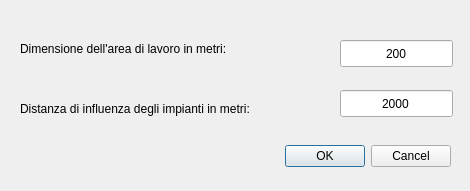
<?xml version="1.0" encoding="UTF-8"?>
<ui version="4.0">
 <class>areadilavoro</class>
 <widget class="QDialog" name="areadilavoro">
  <property name="geometry">
   <rect>
    <x>0</x>
    <y>0</y>
    <width>470</width>
    <height>191</height>
   </rect>
  </property>
  <property name="windowTitle">
   <string>Definizione dell'area di lavoro</string>
  </property>
  <widget class="QDialogButtonBox" name="buttonBox">
   <property name="geometry">
    <rect>
     <x>110</x>
     <y>140</y>
     <width>341</width>
     <height>32</height>
    </rect>
   </property>
   <property name="orientation">
    <enum>Qt::Horizontal</enum>
   </property>
   <property name="standardButtons">
    <set>QDialogButtonBox::Cancel|QDialogButtonBox::Ok</set>
   </property>
  </widget>
  <widget class="QLabel" name="label">
   <property name="geometry">
    <rect>
     <x>20</x>
     <y>40</y>
     <width>261</width>
     <height>17</height>
    </rect>
   </property>
   <property name="text">
    <string>Dimensione dell'area di lavoro in metri:</string>
   </property>
  </widget>
  <widget class="QLineEdit" name="editDim">
   <property name="geometry">
    <rect>
     <x>340</x>
     <y>40</y>
     <width>113</width>
     <height>27</height>
    </rect>
   </property>
   <property name="text">
    <string>200</string>
   </property>
   <property name="alignment">
    <set>Qt::AlignCenter</set>
   </property>
  </widget>
  <widget class="QLabel" name="label_2">
   <property name="geometry">
    <rect>
     <x>20</x>
     <y>100</y>
     <width>301</width>
     <height>17</height>
    </rect>
   </property>
   <property name="text">
    <string>Distanza di influenza degli impianti in metri:</string>
   </property>
  </widget>
  <widget class="QLineEdit" name="editInfluenza">
   <property name="geometry">
    <rect>
     <x>340</x>
     <y>90</y>
     <width>113</width>
     <height>27</height>
    </rect>
   </property>
   <property name="text">
    <string>2000</string>
   </property>
   <property name="alignment">
    <set>Qt::AlignCenter</set>
   </property>
  </widget>
 </widget>
 <resources/>
 <connections>
  <connection>
   <sender>buttonBox</sender>
   <signal>accepted()</signal>
   <receiver>areadilavoro</receiver>
   <slot>accept()</slot>
   <hints>
    <hint type="sourcelabel">
     <x>248</x>
     <y>254</y>
    </hint>
    <hint type="destinationlabel">
     <x>157</x>
     <y>274</y>
    </hint>
   </hints>
  </connection>
  <connection>
   <sender>buttonBox</sender>
   <signal>rejected()</signal>
   <receiver>areadilavoro</receiver>
   <slot>reject()</slot>
   <hints>
    <hint type="sourcelabel">
     <x>316</x>
     <y>260</y>
    </hint>
    <hint type="destinationlabel">
     <x>286</x>
     <y>274</y>
    </hint>
   </hints>
  </connection>
 </connections>
</ui>
